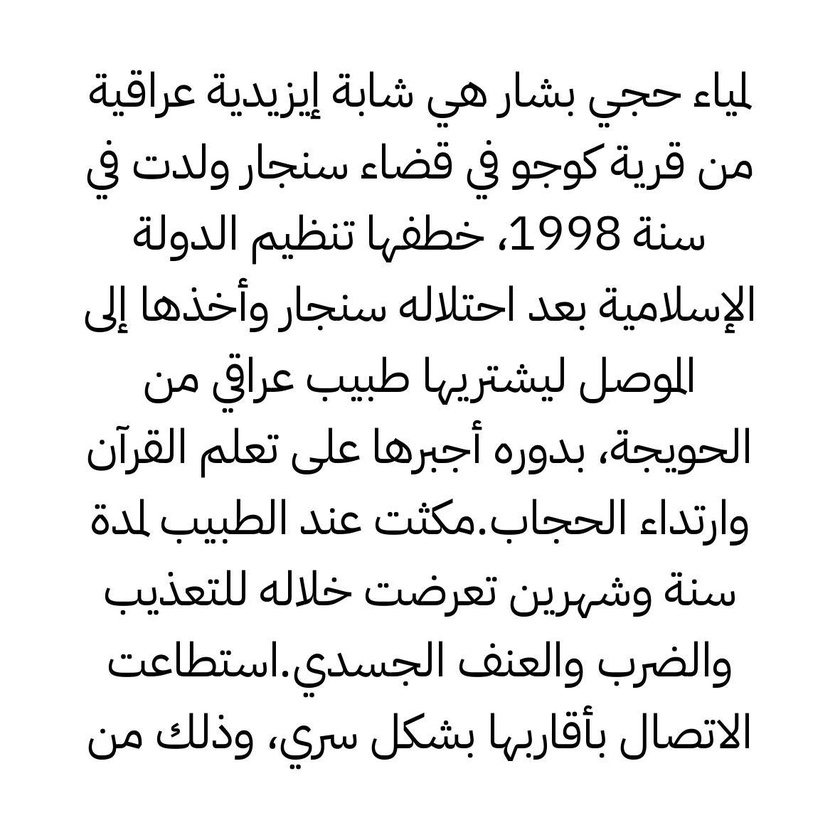
#> input picture train-dataset/IBM Plex Sans Arabic/1.jpeg, 840 x 840 px, shrunk from 1181 x 1181 before the run
$ jupyter execute --allow-errors steps.ipynb
#> lines starting #> are read from the running program, lines starting #| are printed output that depends on the picture; after the words box and inside, x2 and y2 are one past the last pixel; in counts of white or black regions, pixels touching at a corner belong together
[cell 1]
# Imports and basic functions

import matplotlib.pyplot as plt
import matplotlib.image as io
import cv2
import numpy as np
from scipy import stats


def show_images(images, titles=None):
    # This function is used to show image(s) with titles by sending an array of images and an array of associated
    # titles. images[0] will be drawn with the title titles[0] if exists You aren't required to understand this
    # function, use it as-is.
    n_ims = len(images)
    if titles is None: titles = ['(%d)' % i for i in range(1, n_ims + 1)]
    fig = plt.figure()
    n = 1
    for image, title in zip(images, titles):
        a = fig.add_subplot(1, n_ims, n)
        if image.ndim == 2:
            plt.gray()
        plt.imshow(image)
        a.set_title(title)
        plt.axis('off')
        n += 1
    fig.set_size_inches(np.array(fig.get_size_inches()) * n_ims)
    plt.show()

def show_hist(hist):
    plt.plot(hist)
    plt.show()

[cell 2]
img_path = "train-dataset/IBM Plex Sans Arabic/1.jpeg"
input_image = cv2.imread(img_path)
#> input_image is the input picture: shape (840, 840, 3); min 0, max 255, mean 235.7
show_images([input_image] , ["Input Image"])
#> in show_images, `n_ims = len(images)`: n_ims = 1
#> the loop in show_images, `for image, title in zip(images, titles):` made 1 pass
#> (title, n) on pass 1: ('Input Image', 2)
#> after the loop in show_images, `for image, title in zip(images, titles):`: n = 2

[cell 3]
def preprocess_image(image):
    gray = cv2.cvtColor(image, cv2.COLOR_BGR2GRAY)
    histogram = cv2.calcHist([gray], [0], None, [256], [0, 256])
#> histogram = 256 values, max 544737 at index 255, min 90 at index 115, mean 2756.2
    show_hist(histogram)
#> in show_hist, `plt.show()`:
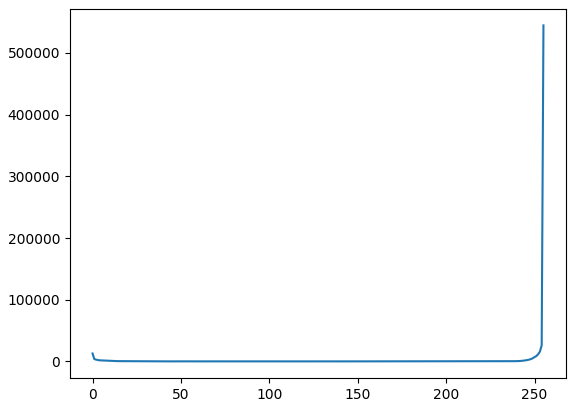
#> figure drawn by matplotlib, 1 panel; curve peaks at x = 255, y = 544737
    max_index = np.argmax(histogram)
#> max_index = 255
    size = gray.shape
    if ((histogram[max_index] - size[0] * size[1]) / (size[0] * size[1])) > 0.95:
        # image is empty
        return gray , True
    thres = cv2.threshold(gray, 0, 255, cv2.THRESH_OTSU)[1]
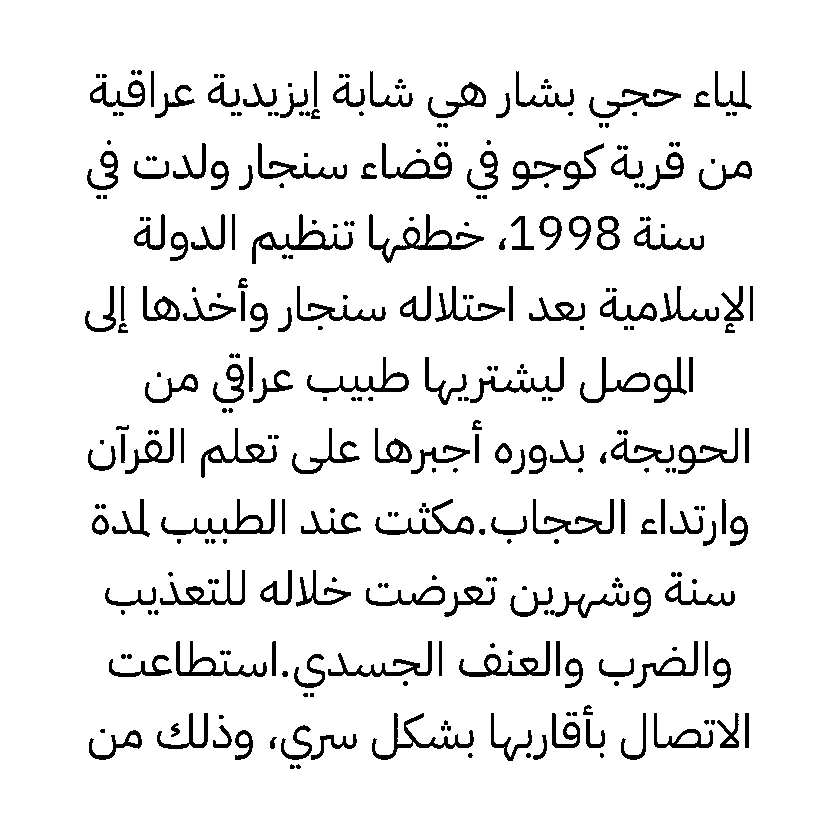
#> thres: shape (840, 840); 92.4% white; 317 black regions (136 under 20 px), largest, box (x1, y1, x2, y2) and area: (369, 214, 484, 263) 1186, (252, 214, 353, 264) 969, (161, 499, 275, 535) 937
    if max_index < 100:
        thres = 1 - thres
    return thres, False

seg , empty = preprocess_image(input_image)
#> empty = False
if empty:
    print("Empty Image")

print("Image Shape: ", seg.shape)
#| Image Shape:  (840, 840)
show_images([seg])
#> the loop in show_images (call 2), `for image, title in zip(images, titles):` made 1 pass
#> (title, n) on pass 1: ('(1)', 2)

cv2.imwrite("temp/seg.png" , seg)
#> Out = True

[cell 4]
# in this stage we try to calculate where each line is at
# idea:
#   - create a horizental projection of the image
#   - check for peaks
#   - merge close peaks with certain threshold
#   - draw lines for testing ..
def separate_lines(image , MinOfMean = 0.8, temp=None, showHist=False):
    # find the horizental projection
#> called with MinOfMean = 0.8, showHist = False
    projection = np.sum(image, axis=1)
#> projection = 840 values, max 840 at index 0, min 345 at index 530, mean 775.8
    shape = image.shape

    if showHist:
        show_hist(projection)

    flag = 0
    start = -1
    lines = []
    line_widths = []
    for i in range(len(projection)):
        if projection[i] != (shape[1]) and flag == 0: # start
            start = i - 1
            flag = 1
        if projection[i] == (shape[1]) and flag == 1: #end
            lines.append([start, i])
            line_widths.append(i - start)
            flag = 0
#> this loop made 840 passes
#> flag on passes 71, 120, 124, 129, 141, 191, 196, 200: 1, 0, 1, 0, 1, 0, 1, 0
#> after the loop, flag = 0; line_widths = [50, 6, 51, 5, 51, 56, 53, 6, 59, 48, 49, 48, 5, 57, 6]; lines = [[69, 119], [122, 128], [139, 190], [194, 199], [213, 264], [277, 333], [352, 405], [407, 413], [419, 478], [498, 546], [569, 618], [640, 688], [692, 697], [704, 761], [763, 769]]; start = 763

    mean_value = np.mean(line_widths)
#> mean_value = 36.67
    min_value = mean_value * MinOfMean
#> min_value = 29.33

    i = 0
    while i < len(lines):
        if line_widths[i] < min_value:

            if i != 0:
                # try to merge it with the line before it ..
                l = lines.pop(i)
                w = line_widths.pop(i)
                lines[i - 1][1] = l[1]
                line_widths[i - 1] = lines[i - 1][1] - lines[i - 1][0]
                i = i - 1
            elif i != len(lines) - 1:
                # try to merge it with the line after it ..
                l = lines.pop(i)
                w = line_widths.pop(i)
                lines[i][1] = l[1]
                line_widths[i] = lines[i][1] - lines[i][0]
                i = i - 1
            else:
                # can't merge it ..
                l = lines.pop(i)
                w = line_widths.pop(i)
                i = i - 1

        i = i + 1
#> this loop made 15 passes
#> (l, w, i) on passes 2, 4, 8, 13, 15: ([122, 128], 6, 1), ([194, 199], 5, 2), ([407, 413], 6, 5), ([692, 697], 5, 9), ([763, 769], 6, 10)
#> after the loop, i = 10; line_widths = [59, 60, 51, 56, 61, 59, 48, 49, 57, 65]; lines = [[69, 128], [139, 199], [213, 264], [277, 333], [352, 413], [419, 478], [498, 546], [569, 618], [640, 697], [704, 769]]; w = 6

    print("Found: %d Lines" % len(lines))
#| Found: 10 Lines

    if temp is not None:
        for i in range(len(lines)):
            cv2.line(temp , (0 , lines[i][0]) , (shape[1],lines[i][0]) , (255,0,0), 1)
            cv2.line(temp , (0 , lines[i][1]) , (shape[1],lines[i][1]) , (255,0,0), 1)
#> this loop made 10 passes
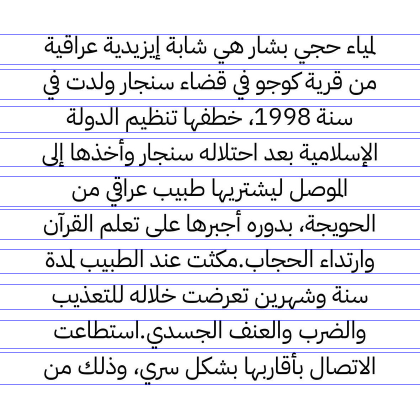
#> temp: shape (840, 840, 3) (shown at 1/2 size); mean B, G, R 235.7, 229.7, 229.7
    return lines


lines_image = np.copy(input_image)
lines = separate_lines(seg // 255 , temp=lines_image)
show_images([input_image , lines_image] , ["Original" , "Lines Sperated"])
#> in show_images (call 3), `n_ims = len(images)`: n_ims = 2
#> the loop in show_images (call 3), `for image, title in zip(images, titles):` made 2 passes
#> (title, n) on passes 1 to 2: ('Original', 2), ('Lines Sperated', 3)
#> after the loop in show_images (call 3), `for image, title in zip(images, titles):`: n = 3
#> in show_images (call 3), `plt.show()`:
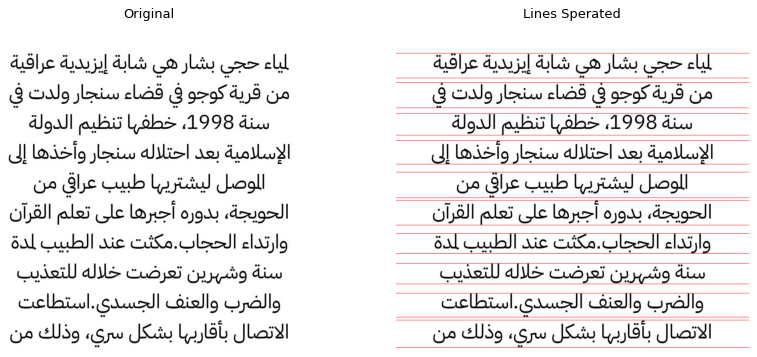
#> figure drawn by matplotlib, 2 panels; B, G, R data is drawn as R, G, B

[cell 5]
# now we need to separate words itself from each other
# to do this we will take similar approch but on the vertical axis

def separate_words(image, line , MinOfMean = 0.8, temp=None, showHist=False):
    # find the horizental projection
    projection = np.sum(image[line[0]:line[1] , :], axis=0)
    shape = image.shape
    if showHist:
        show_hist(projection)

    flag = 0
    start = 0
    lines = []
    line_widths = []
    for i in range(len(projection)):
        if projection[i] == (line[1] - line[0]) and flag == 0: # start
            start = i - 1
            flag = 1
        if (projection[i] != (line[1] - line[0]) and flag == 1) or (i == len(projection) - 1): #end
            lines.append([start, i])
            line_widths.append(i - start)
            flag = 0

    mean_value = np.mean(line_widths[1:-1])
    min_value = mean_value * MinOfMean

    # remove small gaps (aka: gaps inside the same word)
    i = 0
    while i < len(lines):
        if line_widths[i] < min_value:
            l = lines.pop(i)
            w = line_widths.pop(i)
            i = i - 1
        i = i + 1
    print("Found: %d Gaps" % len(lines))

    # now that we have the gaps, we can calculate words positions
    words = []
    for i in range(len(lines)):
        if i != len(lines) - 1:
            words.append([lines[i][1] , lines[i + 1][0]])

    print("Found: %d Words" % len(words))

    if temp is not None:
        for i in range(len(words)):
            cv2.line(temp , (words[i][0] , line[0]) , (words[i][0] ,line[1]) , (0,255,0), 2)
            cv2.line(temp , (words[i][1] , line[0]) , (words[i][1] ,line[1]) , (255,0,0), 2)

    return words , lines


words_image = np.copy(lines_image)
words = []
for line in lines:
    words.append(separate_words(seg // 255 , line , 1 , words_image)[0])
#> this loop made 10 passes
#> (line, mean_value in separate_words, min_value in separate_words) on passes 1 to 8: ([69, 128], 8.5, 8.5), ([139, 199], 9.69, 9.69), ([213, 264], 9.91, 9.91), ([277, 333], 7.87, 7.87), ([352, 413], 10.12, 10.12), ([419, 478], 9.58, 9.58), ([498, 546], 8.86, 8.86), ([569, 618], 10.29, 10.29)
#> (printed output is left out)
#> after the loop, words = 10 items

show_images([input_image , words_image] , ["Original" , "words Sperated"])
#> the loop in show_images (call 4), `for image, title in zip(images, titles):` made 2 passes
#> after the loop in show_images (call 4), `for image, title in zip(images, titles):`: n = 3
#> in show_images (call 4), `plt.show()`:
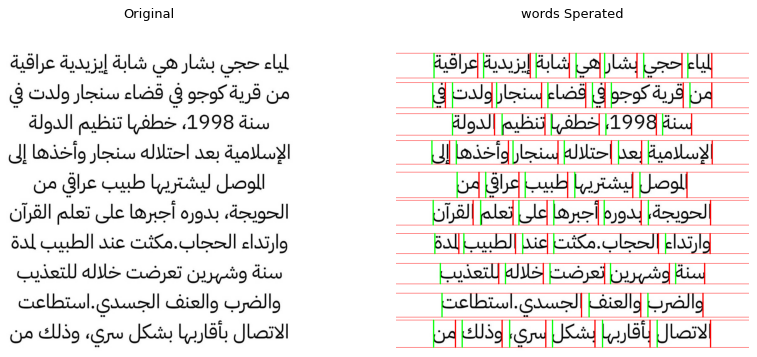
#> figure drawn by matplotlib, 2 panels; B, G, R data is drawn as R, G, B

[cell 6]
# now that we have the words in each line, what we need to do next is to
# calculate the baseline of the each line as well as the line that achieves
# the most intersections above the base line, sinece it will help use find
# each character region
def find_baseline(image, line, temp=None , showHist=True):
    projection = np.sum(image[line[0]:line[1] , :], axis=1)
    shape = image.shape
    if showHist:
        show_hist(projection)

    kernel = np.ones(3) / 3
    smoothed = np.convolve(projection , kernel, mode='same')
    if showHist:
        show_hist(smoothed)


    baseline = line[1] - line[0] - 1
    min_value = smoothed[len(smoothed) - 1]
    for i in range(len(smoothed) - 2, -1 , -1):
        if (smoothed[i] < min_value):
            baseline = i
            min_value = smoothed[i]

    i = baseline - 1
    maxTransitionsIndex = -1
    maxTransitions = 0

    while i >= 0:
        # calculate the transitions
        t = 0
        f = 0
        for k in range(shape[1]):
            if image[i + line[0] , k] == 0 and f == 0:
                f = 1
            if image[i + line[0] , k] != 0 and f == 1:
                f = 0
                t += 1
        if t >= maxTransitions:
            maxTransitions = t
            maxTransitionsIndex = i
        i = i - 1
    # now we need to calculate the
    if temp is not None:
        cv2.line(temp , (0 , baseline + line[0]) , (shape[1], baseline + line[0]) , (0,255,0), 1)
        cv2.line(temp , (0 , maxTransitionsIndex + line[0]) , (shape[1], maxTransitionsIndex + line[0]) , (0,0,255), 1)

    return baseline , maxTransitionsIndex


baseline_image = np.copy(lines_image)
baselines = []
for line in lines:
    baselines.append(find_baseline(seg // 255 , line , temp=baseline_image, showHist=False))
#> this loop made 10 passes
#> line on passes 1 to 8: [69, 128], [139, 199], [213, 264], [277, 333], [352, 413], [419, 478], [498, 546], [569, 618]
#> after the loop, baselines = [(34, 33), (36, 28), (33, 32), (41, 37), (37, 33), (41, 37), (33, 31), (33, 25), (33, 29), (41, 38)]

show_images([input_image , baseline_image] , ["Original" , "Baseline"])
#> the loop in show_images (call 5), `for image, title in zip(images, titles):` made 2 passes
#> after the loop in show_images (call 5), `for image, title in zip(images, titles):`: n = 3
#> in show_images (call 5), `plt.show()`:
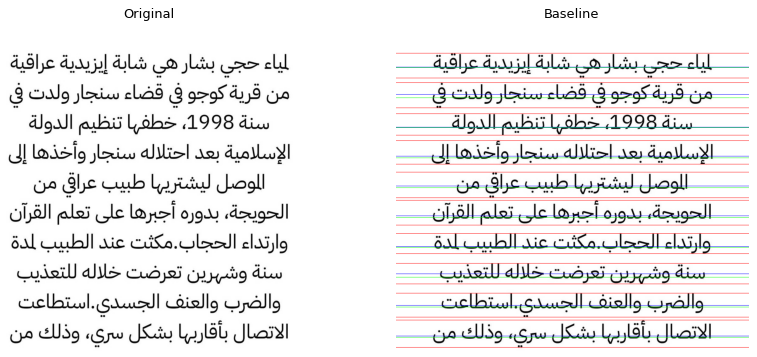
#> figure drawn by matplotlib, 2 panels; B, G, R data is drawn as R, G, B
#> (the rest of the program and of its run is left out)
